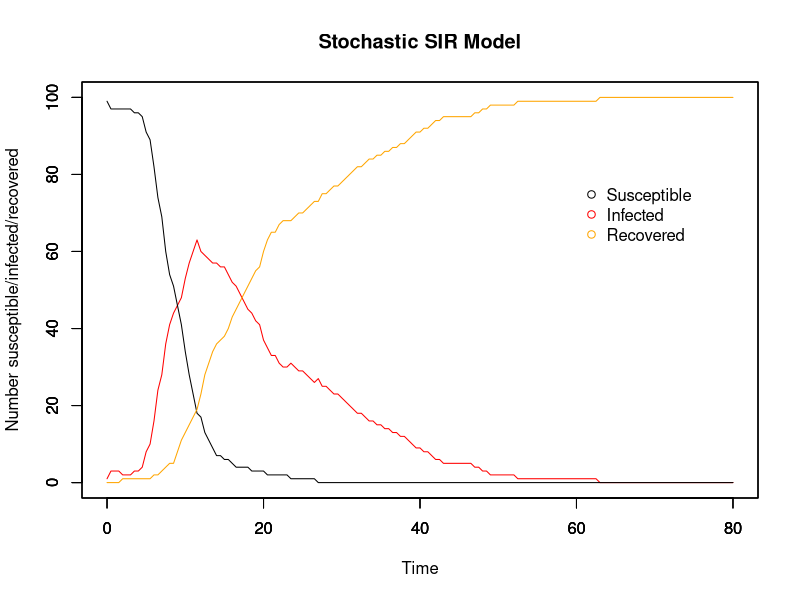
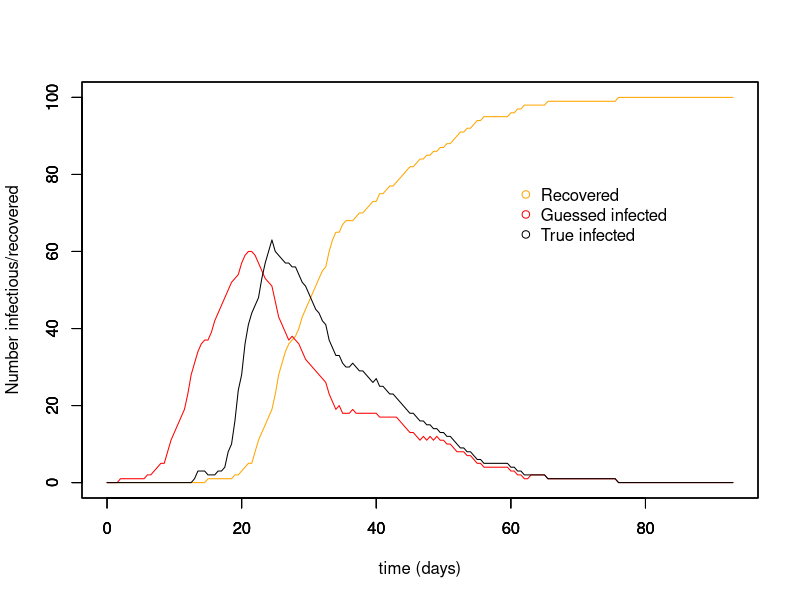
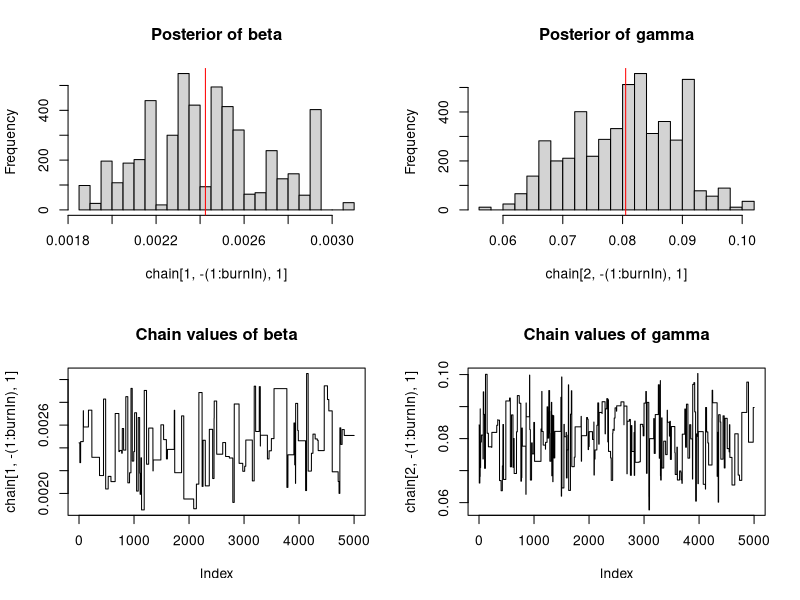
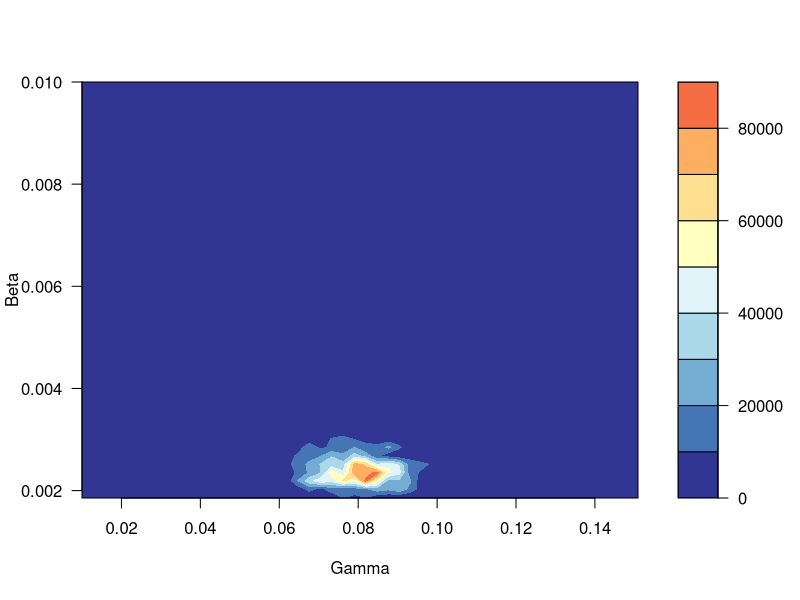
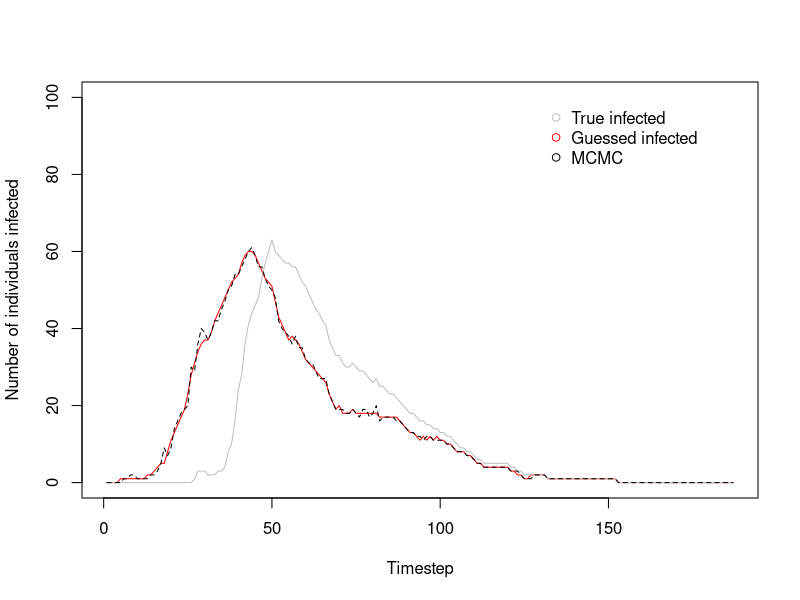

Recreate these plots in R, in order.
# MCMC estimating stochastic processes
# 3 unknowns: beta, gamma, and the time of infection for each individual
# 17/11/17

##########################
## Input values for SIR ##
##########################

# Time
timestep <- 0.5
end <- 80
times <- seq(0, end, by = timestep)

# Initial population: N-1 susceptible, 1 infectious, 0 recovered
init.values = c(
  S = 100-1,
  I = 1,
  R = 0
)
N = sum(init.values)

# Beta & gammma
beta <- 5e-3
gamma <- 8e-2
1/gamma

###############
## The model ##
###############

# Array for holding collective disease status information for whole period of time
data <- array(0, dim =c(length(times), length(init.values)+3))
data[,1] <- times # make first column the timesteps to make plotting easier later on

set.seed(7) # Good ones: 7, 14, 22, 30

# For loops for calculating the numbers susceptible, infected, and recovered at each timepoint
for (time in times){
  if (time == 0){ # Set up the number of S/I/R at time 0
    data[1,2] <- init.values["S"] # number of susceptibles at time 0
    data[1,3] <- init.values["I"] # number of infecteds at time 0
    data[1,4] <- init.values["R"] # number of recovereds at time 0
    data[1,5] <- init.values["I"] # number newly infected at time 0
    data[1,6] <- init.values["R"] # number newly recovered at time 0
    
  } else{
    whole_time <- 1/timestep * time # makes time into the whole number that it corresponds to in the array
    
    inf <- rbinom(1, size = data[whole_time,2], (1-(exp(-beta*data[whole_time,3]*timestep)))) # number who become infected in this timestep
    rec <- rbinom(1, size = data[whole_time,3], (1-(exp(-gamma*timestep)))) # number who become recovered in this timestep
    
    data[whole_time+1,2] <- data[whole_time,2] - inf # number of susceptibles at other times
    
    data[whole_time+1,3] <- data[whole_time,3]  + inf - rec # number of infecteds at other times
    
    data[whole_time+1,4] <- data[whole_time,4] + rec # number of recovereds at other times
    
    data[whole_time+1,5] <- data[whole_time+1,3] - data[whole_time,3] + data[whole_time+1,4] - data[whole_time,4] # number of newly infected
    
    data[whole_time+1,6] <- data[whole_time+1,4] - data[whole_time,4] # number of newly recovered
  }
}

###############
## SIR plots ##
###############

run_stoch <- data.frame(data) # make array into a dataframe
colnames(run_stoch) <- c("time","S", "I", "R", "new_I", "new_R")

par(mfrow = c(1,1))

# Plot for SIR model
plot(x = run_stoch$time, y = run_stoch$I, type = "l", col = "red", ylim = c(0,N),
     xlab = "Time", ylab = "Number susceptible/infected/recovered", main = "Stochastic SIR Model")
par(new=T)
plot(x = run_stoch$time, y = run_stoch$S, type = "l", ylim = c(0,N), ylab = "", xlab = "") # add susceptible line
par(new=T)
plot(x = run_stoch$time, y = run_stoch$R, type = "l", col = "orange", ylim = c(0,N), ylab = "", xlab = "") # recovered

# Add legend
legend(60, 0.8*N, c("Susceptible", "Infected", "Recovered"), pch = 1, col = c("black", "red", "orange"), bty = "n")

#################
## Guess new_I ##
#################

inf_period <- ceiling(1/gamma) # mean infectious period calculated from gamma
inf_timestep <- inf_period/timestep # translates infectious days into no. of timesteps

times = times + inf_timestep
zero_array <- array(0, dim = c(inf_timestep, ncol(run_stoch)))
colnames(zero_array) <- c("time","S", "I", "R", "new_I", "new_R")
run_stoch <- rbind(zero_array, run_stoch)
run_stoch$time <- seq(0, (end+inf_period), by = timestep)

for (i in 1:nrow(run_stoch)){
  run_stoch$guess_new_I[i] <- {
    run_stoch$new_R[i+(inf_timestep)] # guess newly infected, translates days into no. of timesteps
  }
  
  run_stoch$guess_I[i] <- if(i == 1){
    run_stoch$guess_new_I[i] 
  } else{
    run_stoch$guess_I[i-1] + run_stoch$guess_new_I[i] - run_stoch$new_R[i]
  }
  run_stoch$guess_S[i] <- N - (run_stoch$R[i] + run_stoch$guess_I[i])
}

run_stoch[is.na(run_stoch)] <- 0

plot(run_stoch$time, run_stoch$R, ylim = c(0,N), type = "l", col = "orange", xlab = "time (days)", ylab = "Number infectious/recovered")
par(new=T)
plot(run_stoch$time, run_stoch$guess_I, ylim = c(0,N), type = "l", col = "red", xlab = " ", ylab = " ")
par(new=T)
plot(x = run_stoch$time, y = run_stoch$I, type = "l", col = "black", ylim = c(0,N), xlab = " ", ylab = " ")
legend(60, 0.8*N, c("Recovered", "Guessed infected", "True infected"), pch = 1, col = c("orange", "red", "black"), bty = "n")

##################################
## Likelihood, prior, posterior ##
##################################

# Likelihood distribution
likelihood <- function(param){
  beta = as.numeric(param[1,1])
  gamma = as.numeric(param[2,1])
  I = as.numeric(param[,2]) # Infected
  new_I = as.numeric(param[,3]) # Newly infected

  total = array(0, dim = (c(nrow(run_stoch))))
  
  for (i in 1:nrow(run_stoch)){
    S = (N - I[i] - run_stoch$R[i]) # Susceptibles
    betalikelihood = dbinom(new_I[i+1], S, (1-(exp(-beta*I[i]*timestep))), log = T)
    gammalikelihood = dbinom(run_stoch$new_R[i+1], I[i], (1-(exp(-gamma*timestep))), log = T)
    if (is.na(new_I[i+1]) == F & betalikelihood == -Inf){
      betalikelihood = -1000
    }
    if (is.na(new_I[i+1]) == F & gammalikelihood == -Inf){
      gammalikelihood = -1000
    }
    total[i] = (betalikelihood + gammalikelihood)
  }
  
  ll = sum(total, na.rm = T)
  return(ll)
}

# Prior distribution
prior <- function(param){
  beta = as.numeric(param[1,1])
  gamma = as.numeric(param[2,1])
  
  betaprior = dunif(beta, min = 0, max = 100, log = T)
  gammaprior = dunif(gamma, min = 0, max = 100, log = T)
  return(betaprior + gammaprior)
}

# Posterior distribution
posterior <- function(param){
  return (likelihood(param) + prior(param))
}

# Proposal function for infectious
inf_proposalfunction <- function(param){
  changed_I <- sample(nrow(run_stoch), 1)
  inf_list <- c(-1, 1) # used for choosing -1 or +1 randomly
  
  inf <- sample(c(-1, 1), 1) # will the change at that timepoint be + or - 1 I
  
  neighbour <- if (changed_I == 1){
    changed_I + 1
    } else if (changed_I == nrow(run_stoch)){
      changed_I - 1
      } else{
        changed_I + sample(inf_list, 1) # will choose which neighbouring timepoint is also affected
        }

  param[changed_I[1],2] = param[changed_I[1], 2] + inf
  param[changed_I[1],3] = param[changed_I[1], 3] + inf
  param[neighbour,2] = param[neighbour, 2] - inf
  param[neighbour,3] = param[neighbour, 3] - inf
  return(param)
}

# Proposal function for beta and gamma
proposalfunction <- function(param){
  param[1,1] = rnorm(1, mean = param[1,1], sd = 0.005 ) # beta proposal
  param[2,1] = rnorm(1, mean = param[2,1], sd = 0.1) # gamma proposal
  return(param)
  }

##########
## MCMC ##
##########

run_metropolis_MCMC <- function(startvalue, iterations){
  chain = array(dim = c(nrow(startvalue), iterations+1, ncol(startvalue))) # Array for storing chain data

  chain[1,1,1] = startvalue[1,1] # beta
  chain[2,1,1] = startvalue[2,1] # gamma
  chain[,1,2] = startvalue[,2] # all infectious
  chain[,1,3] = startvalue[,3] # newly infectious
  
  for (i in 1:iterations){
    
    # Infectious
    inf_proposal = inf_proposalfunction(chain[,i,])

    # Check susceptibles for negative numbers
    S = array(dim = c(nrow(startvalue)))

    for (time in (1:nrow(startvalue))){
      S[time] = (N - (inf_proposal[time,2] + run_stoch$R[time]))
    }
    
    if(min(inf_proposal[,2]) < 0 | min(inf_proposal[,3]) < 0 | min(S) < 0){
      chain[,i+1,2:3] = chain[,i,2:3]

      } else{
        inf_probab = posterior(inf_proposal) - posterior(chain[,i,])
          if (log(runif(1)) < inf_probab){
            chain[,i+1,2:3] = inf_proposal[,2:3]
            } else{
              chain[,i+1,2:3] = chain[,i,2:3]
              }
        }
    
    # Beta and gamma
    proposal = proposalfunction(chain[,i,]) # beta proposal and gamma proposal
    
    if (proposal[1,1] < 0.0 & proposal[2,1] < 0.0 ){
      chain[1:2,i+1,1] = chain[1:2,i,1]
      
      } else if (proposal[1,1] < 0.0 & proposal[2,1] >= 0.0){
        proposal[1,1] = chain[1,i,1]
        probab = posterior(proposal) - posterior(chain[,i,])
        if (log(runif(1)) < probab){
          chain[,i+1,1] = proposal[,1]
          } else{
            chain[,i+1,1] = chain[,i,1]
            }
      
        } else if (proposal[1,1] >= 0.0 & proposal[2,1] < 0.0){
          proposal[2,1] = chain[2,i,1]
          probab = posterior(proposal) - posterior(chain[,i,])
          if (log(runif(1)) < probab){
            chain[,i+1,1] = proposal[,1]
          } else{
            chain[,i+1,1] = chain[,i,1]
            }
      
          } else{
            probab = posterior(proposal) - posterior(chain[,i,])
            if (log(runif(1)) < probab){
              chain[,i+1,1] = proposal[,1]
              } else{
                chain[,i+1,1] = chain[,i,1]
                }
            }
    # Print every nth iteration, to know how far along run is
    if (i%%(iterations/20) == 0) {
      print(i)
    }
    
  }
  return(chain)
}

# Where to start the chain for beta, gamma, and I
startvalue <- array(dim = c(nrow(run_stoch), 3))
startvalue[1,1] <- 0.01 # beta guess
startvalue[2,1] <- 0.01 # gamma guess
startvalue[,2] <- run_stoch$guess_I # I guess
startvalue[,3] <- run_stoch$guess_new_I # new I guess

# Number of runs
iterations = 10000

# Run the MCMC
set.seed(4)
chain <- run_metropolis_MCMC(startvalue, iterations)

# The beginning of the chain is biased towards the starting point, so take them out
# normally burnin is 10%-50% of the runs
burnIn = 0.5*iterations
acceptance <- 1-mean(duplicated(chain[,-(1:burnIn),]))
inf_acceptance <- 1-mean(duplicated(chain[,-(1:burnIn),2]))

################
## MCMC Plots ##
################

par(mfrow = c(2,2))

hist(chain[1,-(1:burnIn),1],nclass=30, main="Posterior of beta")
abline(v = mean(chain[1,-(1:burnIn),1]), col = "red")

hist(chain[2, -(1:burnIn),1],nclass=30, main="Posterior of gamma")
abline(v = mean(chain[2,-(1:burnIn),1]), col = "red")

plot(chain[1, -(1:burnIn),1], type = "l", main = "Chain values of beta")

plot(chain[2, -(1:burnIn),1], type = "l", main = "Chain values of gamma")

# Plot beta vs. gamma
par(mfrow = c(1,1))
library(RColorBrewer)
library(MASS)

# plot(x = chain[2,,1], y = chain[1,,1], xlab = "Gamma", ylab = "Beta", pch = 20, cex = 0.8)

k <- 11
my.cols <- rev(brewer.pal(k, "RdYlBu"))
z <- kde2d(chain[2,,1], chain[1,,1], n=50)
filled.contour(z, nlevels=k, col=my.cols, xlab = "Gamma", ylab = "Beta")
 
par(mfrow = c(1,1))
  
plot(chain[,1,2], ylim = c(0, N), type = "l", col = "red", xlab = "Timestep", ylab = "Number of individuals infected")
  lines(run_stoch$I, type = "l", col = "grey", xlab = " ", ylab = " ")  
  lines(chain[,iterations,2], type = "l", lty = 2, col = "black", xlab = " ", ylab = " ")
legend(130, 1.0*N, c("True infected", "Guessed infected", "MCMC"), pch = 1, col = c("grey", "red", "black"), bty = "n")
  

########################################################################################################################

########################################################################################################################
